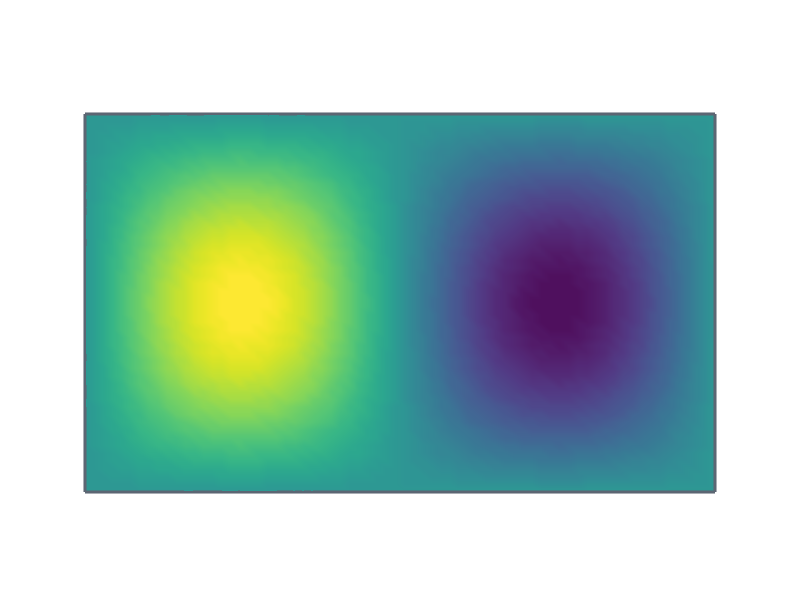

MATLAB code for this plot: (Note: this script raises an error after producing the figure.)
%% ================================================================
% HIFE_3D_Enhanced.m
%
% HIFE | Hierarchical Integrated Flow Electrode
%
% ENHANCED 3-D SCIENTIFIC ARCHITECTURE VISUALIZATION
%
% Visual concept:
%   Exploded hierarchical HIFE architecture with enhanced
%   MATLAB SURF rendering, saturated layer colors, smooth
%   interpolation, metallic highlights, and 3-D depth.
%
% Layer color language:
%   BLUE       = cell-level flow distribution
%   CYAN/BLUE  = hydraulic pathways
%   GREEN      = mesoscale porous network
%   GOLD       = fibrous electrochemical electrode
%   SILVER     = membrane
%
% IMPORTANT:
%   Conceptual / schematic visualization.
%   Not CFD, experimental imaging, measured morphology,
%   or a fabricated prototype.
%
% Author: Umar Tabbsum
% Date: 02 October 2026
%% ================================================================

clear;
close all;
clc;

%% ================================================================
% 1. FIGURE
% ================================================================

W = 1920;
H = 1080;

fig = figure( ...
    'Color',[0.97 0.98 0.99], ...
    'Units','pixels', ...
    'Position',[40 40 W H], ...
    'Renderer','opengl', ...
    'Resize','off');

ax = axes( ...
    'Parent',fig, ...
    'Position',[0.035 0.075 0.93 0.84]);

hold(ax,'on');

axis(ax,'equal');
axis(ax,'off');

set(ax, ...
    'FontName','Arial', ...
    'Projection','perspective');

%% ================================================================
% 2. ENHANCED COLOR SYSTEM
%% ================================================================

% Deep hydraulic blue
BLUE_DARK = [0.015 0.16 0.42];
BLUE      = [0.025 0.38 0.82];
BLUE_L    = [0.20 0.68 0.98];

% Emerald / green porous network
GREEN_DARK = [0.015 0.30 0.18];
GREEN      = [0.02 0.58 0.32];
GREEN_L    = [0.30 0.82 0.50];

% Gold / yellow electrode
GOLD_DARK = [0.62 0.30 0.015];
GOLD      = [0.95 0.58 0.035];
GOLD_L    = [1.00 0.82 0.20];

% Silver / membrane
SILVER_DARK = [0.36 0.40 0.45];
SILVER      = [0.68 0.73 0.79];
SILVER_L    = [0.90 0.93 0.96];

% Text
TEXT_DARK = [0.055 0.075 0.10];

%% ================================================================
% 3. ARCHITECTURE DIMENSIONS
%% ================================================================

Lx = 10;
Ly = 6;

Z_membrane  = 0.00;
Z_fiber     = 1.70;
Z_porous    = 3.55;
Z_hydraulic = 5.40;
Z_cell      = 7.25;

%% ================================================================
% 4. MEMBRANE — SILVER 3-D SURFACE
%% ================================================================

nx = 70;
ny = 50;

[xm,ym] = meshgrid( ...
    linspace(0,Lx,nx), ...
    linspace(0,Ly,ny));

% Very subtle surface curvature for realistic 3-D lighting
zm = Z_membrane + ...
     0.045*sin(2*pi*xm/Lx).*sin(pi*ym/Ly);

% Normalized height used for color interpolation
cm = ...
    0.5 + ...
    0.5*(zm-min(zm(:))) / ...
    max(max(zm(:))-min(zm(:)),eps);

surf(ax,xm,ym,zm,cm, ...
    'FaceColor','interp', ...
    'EdgeColor','none', ...
    'FaceAlpha',0.94, ...
    'FaceLighting','gouraud', ...
    'AmbientStrength',0.32, ...
    'DiffuseStrength',0.78, ...
    'SpecularStrength',0.65, ...
    'SpecularExponent',35);

%% ================================================================
% MEMBRANE EDGE
%% ================================================================

plot3(ax, ...
    [0 Lx Lx 0 0], ...
    [0 0 Ly Ly 0], ...
    Z_membrane*ones(1,5), ...
    '-', ...
    'Color',SILVER_DARK, ...
    'LineWidth',2.2);

%% ================================================================
% 5. FIBROUS ELECTRODE — GOLD
%% ================================================================

rng(7);

Nfibers = 115;

fiberRadius = 0.055;

for i = 1:Nfibers

    x0 = 0.22 + 9.56*rand;
    y0 = 0.22 + 5.56*rand;

    L = 0.90 + 1.65*rand;

    theta0 = ...
        -0.40 + ...
        0.80*rand;

    x1 = x0 + L*cos(theta0);
    y1 = y0 + L*sin(theta0);

    x1 = min(max(x1,0.18),Lx-0.18);
    y1 = min(max(y1,0.18),Ly-0.18);

    t = linspace(0,1,28);

    xc = x0 + (x1-x0)*t;
    yc = y0 + (y1-y0)*t;

    phase = 2*pi*rand;

    xc = xc + ...
        0.045*sin(2*pi*t+phase);

    yc = yc + ...
        0.045*cos(2*pi*t+phase);

    zc = Z_fiber + ...
         0.10*sin(2*pi*t+phase);

    drawEnhancedFiber( ...
        ax, ...
        xc,yc,zc, ...
        fiberRadius, ...
        GOLD_DARK, ...
        GOLD, ...
        GOLD_L);

end

%% ================================================================
% GOLD ACTIVE SURFACE
%% ================================================================

[xa,ya] = meshgrid( ...
    linspace(0,Lx,55), ...
    linspace(0,Ly,40));

za = Z_fiber - 0.095 + ...
     0.018*sin(xa*2).*cos(ya*1.5);

ca = ...
    0.35 + ...
    0.65*(za-min(za(:))) / ...
    max(max(za(:))-min(za(:)),eps);

surf(ax,xa,ya,za,ca, ...
    'FaceColor','interp', ...
    'EdgeColor','none', ...
    'FaceAlpha',0.23, ...
    'FaceLighting','gouraud', ...
    'AmbientStrength',0.35, ...
    'DiffuseStrength',0.75, ...
    'SpecularStrength',0.45, ...
    'SpecularExponent',20);

%% ================================================================
% ELECTRODE FRAME
%% ================================================================

plot3(ax, ...
    [0 Lx Lx 0 0], ...
    [0 0 Ly Ly 0], ...
    Z_fiber*ones(1,5), ...
    '-', ...
    'Color',GOLD_DARK, ...
    'LineWidth',2.0);

%% ================================================================
% 6. MESOSCALE POROUS NETWORK — GREEN
%% ================================================================

rng(21);

Nnodes = 72;

px = 0.35 + (Lx-0.70)*rand(Nnodes,1);
py = 0.35 + (Ly-0.70)*rand(Nnodes,1);

pz = Z_porous + ...
     0.28*(rand(Nnodes,1)-0.5);

%% ================================================================
% NETWORK CONNECTIONS
%% ================================================================

for i = 1:Nnodes

    dx = px-px(i);
    dy = py-py(i);

    d = sqrt(dx.^2 + dy.^2);

    d(i) = inf;

    [~,idx] = sort(d);

    for n = 1:3

        j = idx(n);

        if d(j) < 1.70

            % Alternating green shades
            if mod(i+n,3) == 0
                tubeColor = GREEN_DARK;
            elseif mod(i+n,3) == 1
                tubeColor = GREEN;
            else
                tubeColor = GREEN_L;
            end

            drawEnhancedTube( ...
                ax, ...
                [px(i) py(i) pz(i)], ...
                [px(j) py(j) pz(j)], ...
                0.070, ...
                tubeColor);

        end

    end

end

%% ================================================================
% NETWORK NODES
%% ================================================================

scatter3(ax, ...
    px,py,pz, ...
    22, ...
    GREEN_L, ...
    'filled', ...
    'MarkerEdgeColor',GREEN_DARK, ...
    'LineWidth',0.5);

%% ================================================================
% NETWORK FRAME
%% ================================================================

plot3(ax, ...
    [0 Lx Lx 0 0], ...
    [0 0 Ly Ly 0], ...
    Z_porous*ones(1,5), ...
    '-', ...
    'Color',GREEN_DARK, ...
    'LineWidth',2.0);

%% ================================================================
% 7. HYDRAULIC DISTRIBUTION — BLUE
%% ================================================================

channelY = [0.80 2.20 3.75 5.20];

for k = 1:length(channelY)

    drawEnhancedTube( ...
        ax, ...
        [0.10 channelY(k) Z_hydraulic], ...
        [Lx-0.10 channelY(k) Z_hydraulic], ...
        0.20, ...
        BLUE);

end

%% ================================================================
% VERTICAL MANIFOLDS
%% ================================================================

drawEnhancedTube( ...
    ax, ...
    [0.10 0.80 Z_hydraulic], ...
    [0.10 5.20 Z_hydraulic], ...
    0.20, ...
    BLUE_DARK);

drawEnhancedTube( ...
    ax, ...
    [Lx-0.10 0.80 Z_hydraulic], ...
    [Lx-0.10 5.20 Z_hydraulic], ...
    0.16, ...
    BLUE_L);

%% ================================================================
% HYDRAULIC SURFACE PLATE
%% ================================================================

[xh,yh] = meshgrid( ...
    linspace(0,Lx,65), ...
    linspace(0,Ly,42));

zh = Z_hydraulic - 0.12 + ...
     0.025*sin(xh*1.7).*cos(yh*1.2);

ch = ...
    0.25 + ...
    0.75*(zh-min(zh(:))) / ...
    max(max(zh(:))-min(zh(:)),eps);

surf(ax,xh,yh,zh,ch, ...
    'FaceColor','interp', ...
    'EdgeColor','none', ...
    'FaceAlpha',0.10, ...
    'FaceLighting','gouraud', ...
    'AmbientStrength',0.28, ...
    'DiffuseStrength',0.80, ...
    'SpecularStrength',0.55, ...
    'SpecularExponent',25);

%% ================================================================
% 8. FLOW ARROWS
%% ================================================================

for k = 1:length(channelY)

    quiver3(ax, ...
        0.90, ...
        channelY(k), ...
        Z_hydraulic+0.24, ...
        1.20,0,0, ...
        'Color',BLUE_L, ...
        'LineWidth',3.0, ...
        'MaxHeadSize',0.65);

    quiver3(ax, ...
        3.70, ...
        channelY(k), ...
        Z_hydraulic+0.24, ...
        1.20,0,0, ...
        'Color',BLUE_L, ...
        'LineWidth',3.0, ...
        'MaxHeadSize',0.65);

    quiver3(ax, ...
        6.50, ...
        channelY(k), ...
        Z_hydraulic+0.24, ...
        1.20,0,0, ...
        'Color',BLUE_L, ...
        'LineWidth',3.0, ...
        'MaxHeadSize',0.65);

end

%% ================================================================
% 9. CELL-LEVEL DISTRIBUTION — BLUE / CYAN
%% ================================================================

[xc,yc] = meshgrid( ...
    linspace(0,Lx,65), ...
    linspace(0,Ly,42));

% Slight dome-like engineered surface
zc = Z_cell + ...
     0.08*exp(-((xc-Lx/2).^2 + ...
                 (yc-Ly/2).^2)/10);

cc = ...
    0.15 + ...
    0.85*(zc-min(zc(:))) / ...
    max(max(zc(:))-min(zc(:)),eps);

surf(ax,xc,yc,zc,cc, ...
    'FaceColor','interp', ...
    'EdgeColor','none', ...
    'FaceAlpha',0.72, ...
    'FaceLighting','gouraud', ...
    'AmbientStrength',0.28, ...
    'DiffuseStrength',0.85, ...
    'SpecularStrength',0.70, ...
    'SpecularExponent',35);

%% ================================================================
% CELL DISTRIBUTION RAILS
%% ================================================================

railY = [0.65 1.75 2.85 3.95 5.05];

for k = 1:length(railY)

    drawEnhancedTube( ...
        ax, ...
        [0.25 railY(k) Z_cell+0.10], ...
        [Lx-0.25 railY(k) Z_cell+0.10], ...
        0.070, ...
        BLUE);

end

%% ================================================================
% CELL FRAME
%% ================================================================

plot3(ax, ...
    [0 Lx Lx 0 0], ...
    [0 0 Ly Ly 0], ...
    Z_cell*ones(1,5), ...
    '-', ...
    'Color',BLUE_DARK, ...
    'LineWidth',2.4);

%% ================================================================
% 10. VERTICAL HIERARCHICAL CONNECTIONS
%% ================================================================

connectionX = [1.15 3.45 5.75 8.05];

for k = 1:length(connectionX)

    drawEnhancedTube( ...
        ax, ...
        [connectionX(k) Ly/2 Z_hydraulic+0.10], ...
        [connectionX(k) Ly/2 Z_cell-0.10], ...
        0.038, ...
        BLUE_L);

end

%% ================================================================
% 11. INLET
%% ================================================================

drawEnhancedTube( ...
    ax, ...
    [-1.35 Ly/2 Z_hydraulic], ...
    [0.10 Ly/2 Z_hydraulic], ...
    0.31, ...
    BLUE_DARK);

quiver3(ax, ...
    -1.85,Ly/2,Z_hydraulic, ...
    1.00,0,0, ...
    'Color',BLUE_L, ...
    'LineWidth',4.0, ...
    'MaxHeadSize',0.70);

%% ================================================================
% 12. OUTLET
%% ================================================================

drawEnhancedTube( ...
    ax, ...
    [Lx-0.10 Ly/2 Z_hydraulic], ...
    [Lx+1.35 Ly/2 Z_hydraulic], ...
    0.31, ...
    BLUE_DARK);

quiver3(ax, ...
    Lx+0.75,Ly/2,Z_hydraulic, ...
    1.00,0,0, ...
    'Color',BLUE_L, ...
    'LineWidth',4.0, ...
    'MaxHeadSize',0.70);

%% ================================================================
% 13. INTER-LAYER FLOW INDICATION
%
% Small gold/green/blue directional connectors emphasize the
% hierarchy without adding labels directly to the surfaces.
%% ================================================================

flowX = [2.0 5.0 8.0];

for k = 1:length(flowX)

    % Hydraulic -> porous
    quiver3(ax, ...
        flowX(k), ...
        Ly/2, ...
        Z_hydraulic-0.18, ...
        0,0,-0.55, ...
        'Color',BLUE_L, ...
        'LineWidth',2.2, ...
        'MaxHeadSize',0.50);

    % Porous -> electrode
    quiver3(ax, ...
        flowX(k), ...
        Ly/2, ...
        Z_porous-0.12, ...
        0,0,-0.55, ...
        'Color',GREEN_L, ...
        'LineWidth',2.2, ...
        'MaxHeadSize',0.50);

end

%% ================================================================
% 14. CAMERA
%% ================================================================

view(ax,[-38 27]);

xlim(ax,[-2.15 12.15]);
ylim(ax,[-0.85 6.85]);
zlim(ax,[-0.65 8.15]);

%% ================================================================
% 15. ENHANCED LIGHTING
%% ================================================================

camlight(ax,'headlight');
camlight(ax,'right');
camlight(ax,'left');

lighting(ax,'gouraud');
material(ax,'shiny');

%% ================================================================
% 16. TITLE
%% ================================================================

annotation(fig,'textbox', ...
    [0.055 0.925 0.89 0.045], ...
    'String', ...
    'HIFE | Hierarchical Integrated Flow Electrode', ...
    'FontName','Arial', ...
    'FontSize',29, ...
    'FontWeight','bold', ...
    'Color',TEXT_DARK, ...
    'HorizontalAlignment','center', ...
    'VerticalAlignment','middle', ...
    'EdgeColor','none');

%% ================================================================
% 17. SUBTITLE
%% ================================================================

annotation(fig,'textbox', ...
    [0.15 0.892 0.70 0.030], ...
    'String', ...
    'Hierarchical flow distribution, porous transport, and electrochemical reaction', ...
    'FontName','Arial', ...
    'FontSize',14, ...
    'Color',[0.32 0.35 0.39], ...
    'HorizontalAlignment','center', ...
    'VerticalAlignment','middle', ...
    'EdgeColor','none');

%% ================================================================
% 18. LAYER LEGEND
%% ================================================================

annotation(fig,'rectangle', ...
    [0.055 0.025 0.89 0.065], ...
    'FaceColor',[1 1 1], ...
    'FaceAlpha',0.94, ...
    'EdgeColor',[0.82 0.84 0.87], ...
    'LineWidth',0.8);

legendLabels = { ...
    'CELL DISTRIBUTION', ...
    'HYDRAULIC PATHWAYS', ...
    'MESOSCALE NETWORK', ...
    'FIBROUS ELECTRODE', ...
    'MEMBRANE'};

legendColors = { ...
    BLUE, ...
    BLUE_DARK, ...
    GREEN, ...
    GOLD, ...
    SILVER};

legendX = [0.14 0.32 0.50 0.68 0.85];

for k = 1:5

    annotation(fig,'ellipse', ...
        [legendX(k)-0.008 0.044 0.014 0.014], ...
        'FaceColor',legendColors{k}, ...
        'EdgeColor','none');

    annotation(fig,'textbox', ...
        [legendX(k)+0.006 0.039 0.13 0.024], ...
        'String',legendLabels{k}, ...
        'FontName','Arial', ...
        'FontSize',9.0, ...
        'FontWeight','bold', ...
        'Color',TEXT_DARK, ...
        'HorizontalAlignment','left', ...
        'VerticalAlignment','middle', ...
        'EdgeColor','none');

end

%% ================================================================
% 19. DESIGN LOGIC
%% ================================================================

annotation(fig,'textbox', ...
    [0.30 0.855 0.40 0.030], ...
    'String', ...
    'DISTRIBUTE   →   TRANSPORT   →   REACT', ...
    'FontName','Arial', ...
    'FontSize',12, ...
    'FontWeight','bold', ...
    'Color',BLUE_DARK, ...
    'HorizontalAlignment','center', ...
    'VerticalAlignment','middle', ...
    'EdgeColor','none');

%% ================================================================
% 20. SCOPE NOTE
%% ================================================================

annotation(fig,'textbox', ...
    [0.16 0.005 0.68 0.018], ...
    'String', ...
    'Conceptual schematic — not CFD, experimental imaging, or measured morphology.', ...
    'FontName','Arial', ...
    'FontSize',7.5, ...
    'Color',[0.46 0.48 0.51], ...
    'HorizontalAlignment','center', ...
    'VerticalAlignment','middle', ...
    'EdgeColor','none');

%% ================================================================
% 21. EXPORT
%% ================================================================

set(fig,'Renderer','opengl');

exportgraphics( ...
    fig, ...
    'HIFE_3D_Enhanced.png', ...
    'Resolution',300);

exportgraphics( ...
    fig, ...
    'HIFE_3D_Enhanced.pdf', ...
    'ContentType','vector');

%% ================================================================
% 22. CONFIRMATION
%% ================================================================

fprintf('\n');
fprintf('============================================================\n');
fprintf('HIFE ENHANCED 3-D ARCHITECTURE\n');
fprintf('============================================================\n');
fprintf('PNG : HIFE_3D_Enhanced.png\n');
fprintf('PDF : HIFE_3D_Enhanced.pdf\n');
fprintf('Size: %d x %d pixels\n',W,H);
fprintf('Resolution: 300 DPI\n');
fprintf('Rendering: OpenGL + Gouraud lighting\n');
fprintf('Material: Shiny\n');
fprintf('============================================================\n');
fprintf('COLOR SYSTEM\n');
fprintf('  BLUE   = Cell / hydraulic distribution\n');
fprintf('  GREEN  = Mesoscale porous network\n');
fprintf('  GOLD   = Fibrous electrochemical electrode\n');
fprintf('  SILVER = Membrane\n');
fprintf('============================================================\n');
fprintf('Conceptual visualization only.\n');
fprintf('============================================================\n\n');


%% ================================================================
% LOCAL FUNCTION
% ENHANCED 3-D TUBE
%% ================================================================

function drawEnhancedTube(ax,P1,P2,radius,baseColor)

    n = 24;

    P1 = P1(:)';
    P2 = P2(:)';

    d = P2-P1;
    L = norm(d);

    if L < eps
        return;
    end

    d = d/L;

    ref = [0 0 1];

    if abs(dot(d,ref)) > 0.90
        ref = [0 1 0];
    end

    N = cross(d,ref);
    N = N/max(norm(N),eps);

    B = cross(d,N);
    B = B/max(norm(B),eps);

    theta = linspace(0,2*pi,n);

    X = zeros(n,2);
    Y = zeros(n,2);
    Z = zeros(n,2);

    C = zeros(n,2);

    for k = 1:n

        % Smooth radial highlight
        intensity = ...
            0.78 + ...
            0.22*cos(theta(k));

        localColor = min(1,baseColor*intensity + ...
            (1-intensity)*[1 1 1]);

        radial = radius * ...
            (cos(theta(k))*N + ...
             sin(theta(k))*B);

        Q1 = P1 + radial;
        Q2 = P2 + radial;

        X(k,:) = [Q1(1) Q2(1)];
        Y(k,:) = [Q1(2) Q2(2)];
        Z(k,:) = [Q1(3) Q2(3)];

        C(k,:) = mean(localColor);

    end

    surf(ax,X,Y,Z, ...
        'FaceColor',baseColor, ...
        'EdgeColor','none', ...
        'FaceAlpha',0.96, ...
        'FaceLighting','gouraud', ...
        'AmbientStrength',0.24, ...
        'DiffuseStrength',0.85, ...
        'SpecularStrength',0.68, ...
        'SpecularExponent',30);

end


%% ================================================================
% LOCAL FUNCTION
% ENHANCED FIBER
%% ================================================================

function drawEnhancedFiber(ax,xc,yc,zc,radius, ...
    darkColor,baseColor,lightColor)

    n = 14;

    xc = xc(:)';
    yc = yc(:)';
    zc = zc(:)';

    tx = gradient(xc);
    ty = gradient(yc);
    tz = gradient(zc);

    theta = linspace(0,2*pi,n);

    X = zeros(n,length(xc));
    Y = zeros(n,length(xc));
    Z = zeros(n,length(xc));

    for j = 1:length(xc)

        T = [tx(j) ty(j) tz(j)];
        T = T/max(norm(T),eps);

        ref = [0 0 1];

        if abs(dot(T,ref)) > 0.90
            ref = [0 1 0];
        end

        N = cross(T,ref);
        N = N/max(norm(N),eps);

        B = cross(T,N);
        B = B/max(norm(B),eps);

        for k = 1:n

            radial = radius * ...
                (cos(theta(k))*N + ...
                 sin(theta(k))*B);

            X(k,j) = xc(j) + radial(1);
            Y(k,j) = yc(j) + radial(2);
            Z(k,j) = zc(j) + radial(3);

        end

    end

    surf(ax,X,Y,Z, ...
        'FaceColor',baseColor, ...
        'EdgeColor','none', ...
        'FaceAlpha',0.93, ...
        'FaceLighting','gouraud', ...
        'AmbientStrength',0.22, ...
        'DiffuseStrength',0.82, ...
        'SpecularStrength',0.78, ...
        'SpecularExponent',40);

end
